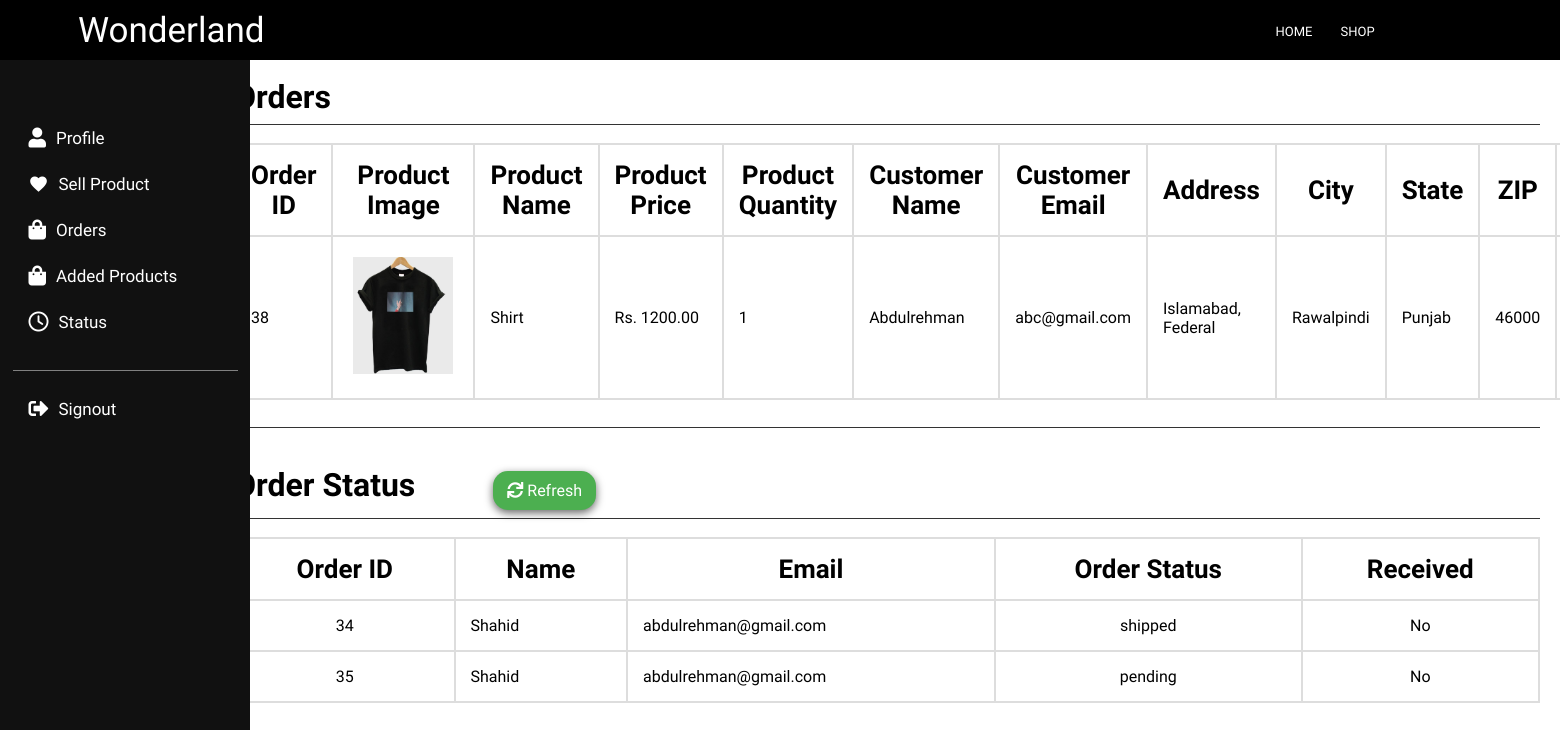
Before: /screens/profilescreen.php (signed in) with the older database file.
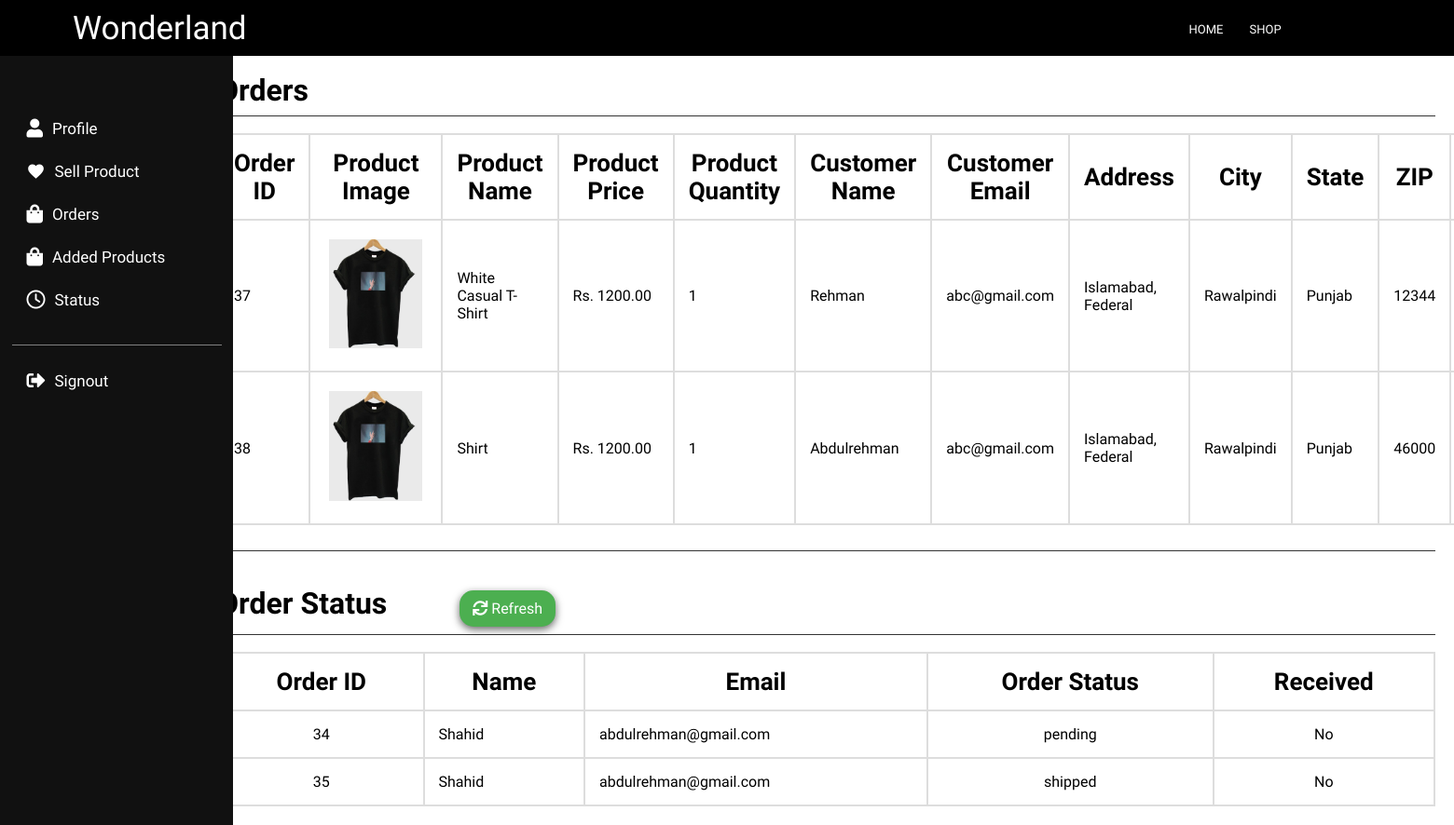
After: the same page with the newer database file.
### tables this page shows
CREATE TABLE `order_items` (
  `id` int(11) NOT NULL,
  `order_id` int(11) NOT NULL,
  `product_id` int(11) NOT NULL,
  `product_name` varchar(255) NOT NULL,
  `product_price` decimal(10,2) NOT NULL,
  `product_quantity` int(11) NOT NULL
);

CREATE TABLE `orders` (
  `id` int(11) NOT NULL,
  `fullname` varchar(255) NOT NULL,
  `email` varchar(255) NOT NULL,
  `address` text NOT NULL,
  `city` varchar(100) NOT NULL,
  `state` varchar(100) NOT NULL,
  `zip` varchar(10) NOT NULL,
  `cashondelivery` tinyint(1) NOT NULL,
  `created_at` timestamp NOT NULL DEFAULT current_timestamp(),
  `total_price` decimal(10,2) DEFAULT NULL,
  `owner_email` varchar(255) DEFAULT NULL,
  `status` enum('Pending','Approved','Rejected') DEFAULT 'Pending',
  `tr_receipt` varchar(255) DEFAULT NULL,
  `delivery_status` varchar(255) DEFAULT 'pending',
  `delivered` varchar(256) DEFAULT 'No',
  `received` varchar(255) DEFAULT 'No'
);

CREATE TABLE `products` (
  `id` int(11) NOT NULL,
  `email` varchar(255) NOT NULL,
  `category` varchar(255) NOT NULL,
  `type` varchar(255) DEFAULT NULL,
  `p_name` varchar(255) NOT NULL,
  `description` text NOT NULL,
  `p_condition` varchar(255) NOT NULL,
  `price` int(255) NOT NULL,
  `filename` varchar(255) NOT NULL,
  `filename2` varchar(255) NOT NULL,
  `filename3` varchar(255) NOT NULL,
  `status` enum('Pending','Approved','Rejected') DEFAULT 'Pending',
  `feedback` text NOT NULL DEFAULT 'N/A'
);

### screens/profilescreen.php (the view, shortened to what this page needs)
<!DOCTYPE html>
<html>
<head>
  <link rel="stylesheet" href="./css/profilescreen.css" />
  <link rel="stylesheet" href="https://cdnjs.cloudflare.com/ajax/libs/font-awesome/4.7.0/css/font-awesome.min.css" />
  <link href="https://unpkg.com/ionicons@4.5.10-0/dist/css/ionicons.min.css" rel="stylesheet" />
  <link rel="stylesheet" href="https://cdnjs.cloudflare.com/ajax/libs/font-awesome/5.15.4/css/all.min.css" />
  <link rel="stylesheet" href="https://cdnjs.cloudflare.com/ajax/libs/font-awesome/5.15.3/css/all.min.css">
</head>
<body>
  <header>
    <div id="mySidenav" class="sidenav">
      <a href="#" id="profileButton" onclick="toggleSections('profile')">
        <i class="fas fa-user"></i>
        <span>Profile</span>
      </a>
      <a href="#" id="itemsButton" onclick="toggleSections('items')">
        <i class="material-icons">favorite</i>
        <span>Sell Product</span>
      </a>
      <a href="#" id="ordersButton" onclick="toggleSections('productStatus')">
        <i class="fa fa-shopping-bag"></i>
        <span>Orders</span></span>
      </a>
      <a href="#" id="addedProductsButton" onclick="toggleSections('itemsAdded')">
        <i class="fa fa-shopping-bag"></i>
        <span>Added Products</span>
      </a>
      <a href="#" id="statusButton" onclick="toggleSections('productStatus')">
        <i class="fa fa-clock-o"></i>
        <span>Status</span></span>
      </a>
      <hr>
      <a href="./logout.php">
        <i class="fas fa-sign-out-alt"></i>
        <span>Signout</span>
      </a>
    </div>
    <div class="logo">
      <a href="../home.php">Wonderland</a>
    </div>
    <div class="heading">
      <ul>
        <li><a href="../home.php" class="under">HOME</a></li>
        <li><a href="./shopscreen.php" class="under">SHOP</a></li>
      </ul>
    </div>
  </header>
  <div id="contentContainer">
          <?php
          $servername = "localhost";
          $username = "root";
          $password = "";
          $dbname = "wonderland";
          ?>
    <div id="orders"
      style="width:100%; background-color: white; color: black; padding: 20px; padding-left: 15%; padding-top: 5%">
      <h1>Orders
      </h1>
      <div class="section-break">
        <hr />
      </div>
      <?php
      $email = $_SESSION['email'] ?? null;
      if ($email) {
        $conn = new mysqli($servername, $username, $password, $dbname);
        $sql = "SELECT
                orders.id AS order_id,
                orders.fullname AS customer_name,
                orders.email AS customer_email,
                orders.address,
                orders.city,
                orders.state,
                orders.zip,
                orders.created_at AS order_date,
                order_items.product_name,
                order_items.product_price,
                order_items.product_quantity,
                products.filename,
                orders.delivery_status
            FROM orders
            JOIN order_items ON orders.id = order_items.order_id
            JOIN products ON order_items.product_id = products.id
            WHERE products.email = ? AND orders.status = 'Approved' AND orders.delivery_status = 'pending'";
        $stmt = $conn->prepare($sql);
        $stmt->bind_param("s", $email);
        $stmt->execute();
        $result = $stmt->get_result();
        ?>
        <table style="width: 100%;">
          <tr>
            <th>Order ID</th>
            <th>Product Image</th>
            <th>Product Name</th>
            <th>Product Price</th>
            <th>Product Quantity</th>
            <th>Customer Name</th>
            <th>Customer Email</th>
            <th>Address</th>
            <th>City</th>
            <th>State</th>
            <th>ZIP</th>
            <th>Order Date</th>
          </tr>
          <?php
          if ($result->num_rows > 0) {
            while ($row = $result->fetch_assoc()) {
              ?>
              <tr>
                <td><?= htmlspecialchars($row['order_id']) ?></td>
                <td><img src="./image/<?= htmlspecialchars($row['filename']) ?>"
                    alt="<?= htmlspecialchars($row['product_name']) ?>" style="width: 100px; height: auto;"></td>
                <td><?= htmlspecialchars($row['product_name']) ?></td>
                <td>Rs. <?= htmlspecialchars($row['product_price']) ?></td>
                <td><?= htmlspecialchars($row['product_quantity']) ?></td>
                <td><?= htmlspecialchars($row['customer_name']) ?></td>
                <td><?= htmlspecialchars($row['customer_email']) ?></td>
                <td><?= htmlspecialchars($row['address']) ?></td>
                <td><?= htmlspecialchars($row['city']) ?></td>
                <td><?= htmlspecialchars($row['state']) ?></td>
                <td><?= htmlspecialchars($row['zip']) ?></td>
                <td><?= htmlspecialchars($row['order_date']) ?></td>
              </tr>
              <?php
            }
          } else {
            ?>
            <tr>
              <td colspan="12" style="text-align: center;">No orders for delivery &#128577;</td>
            </tr>
            <?php
          }
          ?>
        </table>
        <?php
      } else {
        echo "<p>Please log in to view this page.</p>";
      }
      ?>
      <br>
      <div class="section-break">
        <hr />
      </div>
      <br>
      <h1>Order Status
        <button onclick="location.reload();" style="margin-left: 70px; cursor: pointer;" class="refresh-button">
          <i class="fa fa-refresh fa-spin"></i> Refresh
        </button>
      </h1>
      <div class="section-break">
        <hr />
      </div>
      <div class="order-details">
        <?php
        $servername = "localhost";
        $username = "root";
        $password = "";
        $dbname = "wonderland";
        $conn = new mysqli($servername, $username, $password, $dbname);
        $sql = "SELECT * FROM orders WHERE email = '$email'";
        $result = $conn->query($sql);
        if ($result->num_rows > 0) {
          echo "<table border='1'>
            <tr>
              <th>Order ID</th>
              <th>Name</th>
              <th>Email</th>
              <th>Order Status</th>
              <th>Received</th>
            </tr>";
          while ($row = $result->fetch_assoc()) {
            echo "<tr>";
            echo "<td style='text-align: center;'>" . $row['id'] . "</td>";
            echo "<td>" . $row['fullname'] . "</td>";
            echo "<td>" . $row['email'] . "</td>";
            echo "<td style='text-align: center;'>" . $row['delivery_status'] . "</td>";
            echo "<td style='text-align: center;'>" . $row['received'] . "</td>";
            echo "</tr>";
          }
          echo "</table>";
        } else {
          echo "No orders made.";
        }
        ?>
      </div>
    </div>
</body>
</html>

### screens/css/profilescreen.css (style rules this page uses)
* { margin: 0; padding: 0; box-sizing: border-box; font-family: "Raleway", sans-serif; box-sizing: border-box; }
header { position: fixed; z-index: 1000; display: flex; justify-content: space-evenly; align-items: center; height: 60px; width: 100%; background: black; }
.heading { display: flex; justify-content: flex-end; align-items: center; height: 60px; width: 100%; background: black; padding-right: 3%; }
.heading ul { display: flex; }
.logo { margin: 5%; }
.logo a { color: white; transition-duration: 1s; font-weight: 800; }
.heading ul li { list-style-type: none; }
.heading ul li a { margin: 5px; text-decoration: none; color: black; font-weight: 500; position: relative; color: white; margin: 2px 14px; font-size: 13px; transition-duration: 1s; }
.heading ul li a::before { content: ""; height: 2px; width: 0px; position: absolute; left: 0; bottom: 0; background-color: white; transition-duration: 1s; }
.logo a { color: white; font-size: 35px; font-weight: 500; text-decoration: none; }
.section-break { padding-top: 2%; text-align: center; margin: 5px 0; padding-bottom: 1%; }
.section-break hr { width: 85%; border: none; height: 1px; margin: 0 auto; background-color: #333; }
.sidenav { height: 100%; width: 250px; position: fixed; z-index: 1; top: 60px; left: 0; background-color: #111; overflow-x: hidden; transition: 0.5s; padding-top: 60px; display: flex; flex-direction: column; align-items: flex-start; }
.sidenav a { padding: 8px 16px; text-decoration: none; font-size: 17px; color: #818181; display: flex; align-items: center; justify-content: flex-start; transition: color 0.3s, background-color 0.3s; margin-left: 5%; margin-bottom: 10px; border-radius: 5px; width: 90%; }
.sidenav a i { font-size: 20px; color: white; margin-right: 10px; }
.sidenav a span { color: white; }
.sidenav hr { width: 90%; border: none; height: 1px; margin: 0 auto; background-color: #818181; margin-top: 20px; margin-bottom: 20px; }
hr { width: 90%; border: none; height: 1px; margin: 0 auto; background-color: #818181; margin-top: 50px; margin-bottom: 10px; }
.section-break { padding-top: 3px; text-align: center; margin: 5px 0; padding-bottom: 1%; }
.section-break hr { width: 100%; border: none; height: 1px; margin: 0 auto; background-color: #333; }
img { margin: 5px; width: 330px; height: 450px; }
table { border-collapse: collapse; width: 100%; }
th { font-size: 26px; text-align: center; }
.refresh-button { margin-left: auto; background-color: #4caf50; color: white; border: none; padding: 10px 14px; font-size: 16px; border-radius: 15px; box-shadow: 0px 3px 8px rgba(0, 0, 0, 0.6); transition: all 0.5s ease; cursor: pointer; }
.refresh-button i.fa-refresh { animation: spin 5s infinite linear; }

Changed rows visible on the page:
now on this page (row unchanged): order_items: order "37", product.filename (picture), product_name "White Casual T-Shirt", product_price "1200.00", product_quantity "1", order.fullname "Rehman", order.email "abc@gmail.com", order.address "Islamabad, Federal", order.city "Rawalpindi", order.state "Punjab", order.zip "12344"
changed orders id 34: delivery_status "shipped" → "pending"
changed orders id 35: delivery_status "pending" → "shipped"
